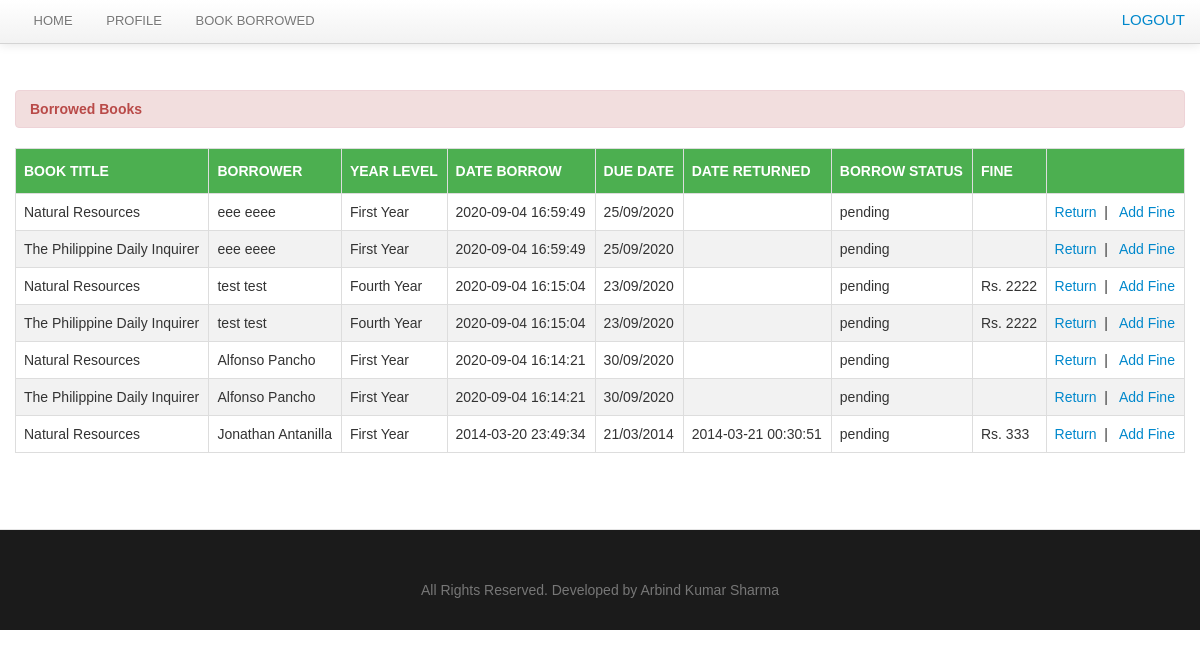
Screenshot of /view_borrow.php (signed in) with the database file from the repository.
### tables this page shows
CREATE TABLE `borrow` (
  `borrow_id` int(11) NOT NULL,
  `member_id` bigint(50) NOT NULL,
  `date_borrow` varchar(100) NOT NULL,
  `due_date` varchar(100) DEFAULT NULL,
  `fine` varchar(200) DEFAULT NULL
);

CREATE TABLE `book` (
  `book_id` int(11) NOT NULL,
  `book_title` varchar(100) NOT NULL,
  `category_id` int(50) NOT NULL,
  `author` varchar(50) NOT NULL,
  `book_copies` int(11) NOT NULL,
  `book_pub` varchar(100) NOT NULL,
  `publisher_name` varchar(100) NOT NULL,
  `isbn` varchar(50) NOT NULL,
  `copyright_year` int(11) NOT NULL,
  `date_receive` varchar(20) NOT NULL,
  `date_added` datetime NOT NULL,
  `status` varchar(30) NOT NULL
);

CREATE TABLE `member` (
  `member_id` int(11) NOT NULL,
  `firstname` varchar(100) NOT NULL,
  `username` varchar(255) NOT NULL,
  `password` varchar(255) NOT NULL,
  `lastname` varchar(100) NOT NULL,
  `gender` varchar(10) NOT NULL,
  `address` varchar(100) NOT NULL,
  `contact` varchar(100) NOT NULL,
  `type` varchar(100) NOT NULL,
  `year_level` varchar(100) NOT NULL,
  `status` varchar(100) NOT NULL,
  `role` varchar(100) NOT NULL
);

CREATE TABLE `borrowdetails` (
  `borrow_details_id` int(11) NOT NULL,
  `book_id` int(11) NOT NULL,
  `borrow_id` int(11) NOT NULL,
  `borrow_status` varchar(50) NOT NULL,
  `date_return` varchar(100) NOT NULL
);

### view_borrow.php (the view, shortened to what this page needs)
<?php include('header.php'); ?>
<?php include('navbar.php'); ?>
<br/>
    <div class="container">
		<div class="margin-top">
			<div class="row">
				<div class="span12">
						<div class="alert alert-danger"><strong>Borrowed Books</strong></div>
                            <table cellpadding="0" cellspacing="0" border="0" class="table" id="student">
                                <thead>
                                    <tr>
                                        <th>Book title</th>
                                        <th>Borrower</th>
                                        <th>Year Level</th>
                                        <th>Date Borrow</th>
                                        <th>Due Date</th>
                                        <th>Date Returned</th>
										<th>Borrow Status</th>
                    <th>Fine</th>
                    <th></th>
                                    </tr>
                                </thead>
                                <tbody>
                                  <?php
$con = mysqli_connect('localhost','root','', 'lms')or die(mysqli_error());
                                  $user_query=mysqli_query($con, "select * from borrow
								LEFT JOIN member ON borrow.member_id = member.member_id
								LEFT JOIN borrowdetails ON borrow.borrow_id = borrowdetails.borrow_id
								LEFT JOIN book on borrowdetails.book_id =  book.book_id
                WHERE borrowdetails.borrow_status !='returned'
								ORDER BY borrow.borrow_id DESC
								  ")or die(mysqli_error());
									while($row=mysqli_fetch_array($user_query)){
									$id=$row['borrow_id'];
									$borrow_details_id=$row['borrow_details_id'];
									?>
									<tr class="del<?php echo $id ?>">
                                    <td><?php echo $row['book_title']; ?></td>
                                    <td><?php echo $row['firstname']." ".$row['lastname']; ?></td>
                                    <td><?php echo $row['year_level']; ?></td>
									<td><?php echo $row['date_borrow']; ?></td>
                                    <td><?php echo $row['due_date']; ?> </td>
									<td><?php echo $row['date_return']; ?> </td>
                  <td><?php echo $row['borrow_status'];?></td>
									<td><?php if(isset($row['fine'])){ echo 'Rs. ';}; echo $row['fine'];?></td>
									<td> <a rel="tooltip"  title="Return" id="<?php echo $borrow_details_id; ?>" href="#delete_book<?php echo $borrow_details_id; ?>" data-toggle="modal"    class="btn-default">Return</a>
&nbsp;| &nbsp;
                                    <a rel="tooltip"  title="Delete" id="<?php echo $id; ?>" href="#delete_student<?php echo $id; ?>" data-toggle="modal"    class="btn-default">
                                      Add Fine</a>
</td>
                                    </tr>
									<?php  }  ?>
                                </tbody>
                            </table>
			</div>
			</div>
		</div>
    </div>
<?php include('footer.php') ?>

### css/docs.css (style rules this page uses)
body { font-family:'TR Century Gothic',Helvetica,Arial,sans-serif !important; }
.alert { text-shadow: none; }
th { text-transform:uppercase; }
.margin-top { margin-top:50px; }
body { background: url(../img/grid_noise.png); position: relative; }

### css/style.css (style rules this page uses)
#student { font-family: "Trebuchet MS", Arial, Helvetica, sans-serif; border-collapse: collapse; width: 100%; }
#student td, #student th { border: 1px solid #ddd; padding: 8px; }
#student tr:nth-child(even) { background-color: #f2f2f2; }
#student th { padding-top: 12px; padding-bottom: 12px; text-align: left; background-color: #4CAF50; color: white; }

### css/print.css (style rules this page uses)
th { text-align:left; }
td { text-align:left; border-top:1px solid; padding:2px; }
.alert { display:none; }
body { font-family:arial; font-size:13px; }

### rows the page displays
borrow: book.book_title "Natural Resources", member.firstname "eee", member.lastname "eeee", member.year_level "First Year", date_borrow "2020-09-04 16:59:49", due_date "25/09/2020", borrowdetails.borrow_status "pending", book.book_title "The Philippine Daily Inquirer"
borrow: book.book_title "Natural Resources", member.firstname "test", member.lastname "test", member.year_level "Fourth Year", date_borrow "2020-09-04 16:15:04", due_date "23/09/2020", borrowdetails.borrow_status "pending", shows "Rs.", fine "2222", book.book_title "The Philippine Daily Inquirer"
borrow: book.book_title "Natural Resources", member.firstname "Alfonso", member.lastname "Pancho", member.year_level "First Year", date_borrow "2020-09-04 16:14:21", due_date "30/09/2020", borrowdetails.borrow_status "pending", book.book_title "The Philippine Daily Inquirer"
borrow: book.book_title "Natural Resources", member.firstname "Jonathan", member.lastname "Antanilla", member.year_level "First Year", date_borrow "2014-03-20 23:49:34", due_date "21/03/2014", borrowdetails.date_return "2014-03-21 00:30:51", borrowdetails.borrow_status "pending", shows "Rs.", fine "333"
